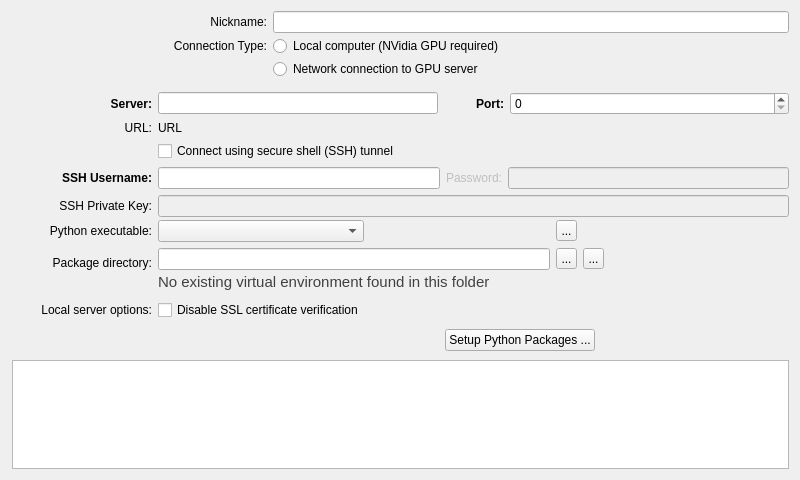
<?xml version="1.0" encoding="UTF-8"?>
<ui version="4.0">
 <class>DeepLearningServerEditor</class>
 <widget class="QWidget" name="DeepLearningServerEditor">
  <property name="geometry">
   <rect>
    <x>0</x>
    <y>0</y>
    <width>800</width>
    <height>480</height>
   </rect>
  </property>
  <property name="minimumSize">
   <size>
    <width>800</width>
    <height>480</height>
   </size>
  </property>
  <property name="windowTitle">
   <string>Dialog</string>
  </property>
  <property name="styleSheet">
   <string notr="true"/>
  </property>
  <layout class="QGridLayout" name="gridLayout" columnstretch="0,0,0">
   <property name="leftMargin">
    <number>12</number>
   </property>
   <property name="horizontalSpacing">
    <number>6</number>
   </property>
   <property name="verticalSpacing">
    <number>3</number>
   </property>
   <item row="4" column="0" colspan="3">
    <widget class="QWidget" name="grpRemote" native="true">
     <layout class="QGridLayout" name="gridLayout_3" columnstretch="0,1,0,1" columnminimumwidth="140,130,60,130">
      <property name="leftMargin">
       <number>0</number>
      </property>
      <property name="topMargin">
       <number>0</number>
      </property>
      <property name="rightMargin">
       <number>0</number>
      </property>
      <property name="bottomMargin">
       <number>0</number>
      </property>
      <property name="spacing">
       <number>6</number>
      </property>
      <item row="1" column="1">
       <widget class="QLineEdit" name="inHostname"/>
      </item>
      <item row="5" column="0" colspan="4">
       <widget class="QWidget" name="grpSSH" native="true">
        <property name="styleSheet">
         <string notr="true"/>
        </property>
        <layout class="QGridLayout" name="gridLayout_2" columnstretch="0,1,0,1" columnminimumwidth="140,0,0,0">
         <property name="leftMargin">
          <number>0</number>
         </property>
         <property name="topMargin">
          <number>0</number>
         </property>
         <property name="rightMargin">
          <number>0</number>
         </property>
         <property name="bottomMargin">
          <number>0</number>
         </property>
         <property name="spacing">
          <number>6</number>
         </property>
         <item row="1" column="3">
          <widget class="QLineEdit" name="inSSHPassword">
           <property name="enabled">
            <bool>false</bool>
           </property>
          </widget>
         </item>
         <item row="1" column="2">
          <widget class="QLabel" name="lblSSHPassword">
           <property name="enabled">
            <bool>false</bool>
           </property>
           <property name="text">
            <string>Password:</string>
           </property>
           <property name="alignment">
            <set>Qt::AlignmentFlag::AlignRight|Qt::AlignmentFlag::AlignTrailing|Qt::AlignmentFlag::AlignVCenter</set>
           </property>
          </widget>
         </item>
         <item row="2" column="1" colspan="3">
          <widget class="QLineEdit" name="inSSHPrivateKey">
           <property name="enabled">
            <bool>false</bool>
           </property>
          </widget>
         </item>
         <item row="2" column="0">
          <widget class="QLabel" name="lblSSHPrivateKey">
           <property name="text">
            <string>SSH Private Key:</string>
           </property>
           <property name="alignment">
            <set>Qt::AlignmentFlag::AlignRight|Qt::AlignmentFlag::AlignTrailing|Qt::AlignmentFlag::AlignVCenter</set>
           </property>
          </widget>
         </item>
         <item row="1" column="0">
          <widget class="QLabel" name="lblSSHUsername">
           <property name="styleSheet">
            <string notr="true">font-weight:bold;</string>
           </property>
           <property name="text">
            <string>SSH Username:</string>
           </property>
           <property name="alignment">
            <set>Qt::AlignmentFlag::AlignRight|Qt::AlignmentFlag::AlignTrailing|Qt::AlignmentFlag::AlignVCenter</set>
           </property>
          </widget>
         </item>
         <item row="1" column="1">
          <widget class="QLineEdit" name="inSSHUsername"/>
         </item>
        </layout>
       </widget>
      </item>
      <item row="1" column="3">
       <widget class="QSpinBox" name="inPort">
        <property name="maximum">
         <number>99999</number>
        </property>
       </widget>
      </item>
      <item row="2" column="0">
       <widget class="QLabel" name="lblURL">
        <property name="text">
         <string>URL:</string>
        </property>
        <property name="alignment">
         <set>Qt::AlignmentFlag::AlignRight|Qt::AlignmentFlag::AlignTrailing|Qt::AlignmentFlag::AlignVCenter</set>
        </property>
       </widget>
      </item>
      <item row="1" column="0">
       <widget class="QLabel" name="lblHostname">
        <property name="styleSheet">
         <string notr="true">font-weight:bold;</string>
        </property>
        <property name="text">
         <string>Server:</string>
        </property>
        <property name="alignment">
         <set>Qt::AlignmentFlag::AlignRight|Qt::AlignmentFlag::AlignTrailing|Qt::AlignmentFlag::AlignVCenter</set>
        </property>
       </widget>
      </item>
      <item row="3" column="1" colspan="3">
       <widget class="QCheckBox" name="chkTunnel">
        <property name="text">
         <string>Connect using secure shell (SSH) tunnel</string>
        </property>
       </widget>
      </item>
      <item row="1" column="2">
       <widget class="QLabel" name="lblPort">
        <property name="styleSheet">
         <string notr="true">font-weight:bold;</string>
        </property>
        <property name="text">
         <string>Port:</string>
        </property>
        <property name="alignment">
         <set>Qt::AlignmentFlag::AlignRight|Qt::AlignmentFlag::AlignTrailing|Qt::AlignmentFlag::AlignVCenter</set>
        </property>
       </widget>
      </item>
      <item row="2" column="1">
       <widget class="QLabel" name="outURL">
        <property name="text">
         <string>URL</string>
        </property>
        <property name="openExternalLinks">
         <bool>true</bool>
        </property>
       </widget>
      </item>
      <item row="0" column="0">
       <spacer name="verticalSpacer_4">
        <property name="orientation">
         <enum>Qt::Orientation::Vertical</enum>
        </property>
        <property name="sizeType">
         <enum>QSizePolicy::Policy::Fixed</enum>
        </property>
        <property name="sizeHint" stdset="0">
         <size>
          <width>20</width>
          <height>10</height>
         </size>
        </property>
       </spacer>
      </item>
     </layout>
    </widget>
   </item>
   <item row="0" column="1" colspan="2">
    <widget class="QLineEdit" name="inNickname"/>
   </item>
   <item row="0" column="0">
    <widget class="QLabel" name="label_9">
     <property name="text">
      <string>Nickname:</string>
     </property>
     <property name="alignment">
      <set>Qt::AlignmentFlag::AlignRight|Qt::AlignmentFlag::AlignTrailing|Qt::AlignmentFlag::AlignVCenter</set>
     </property>
    </widget>
   </item>
   <item row="5" column="0" colspan="3">
    <widget class="QWidget" name="grpLocal" native="true">
     <layout class="QGridLayout" name="gridLayout_4" rowstretch="0,0,0,0,0,0,0,0" columnstretch="0,0,0,0,0,0">
      <property name="leftMargin">
       <number>0</number>
      </property>
      <property name="topMargin">
       <number>0</number>
      </property>
      <property name="rightMargin">
       <number>0</number>
      </property>
      <property name="bottomMargin">
       <number>0</number>
      </property>
      <property name="horizontalSpacing">
       <number>6</number>
      </property>
      <property name="verticalSpacing">
       <number>3</number>
      </property>
      <item row="2" column="1" colspan="2">
       <widget class="QLineEdit" name="inPythonVEnv">
        <property name="toolTip">
         <string>This is the location where Python packages needed to run the ITK-SNAP deep learning extension server will be installed.</string>
        </property>
       </widget>
      </item>
      <item row="6" column="1" colspan="4">
       <widget class="QWidget" name="widget" native="true">
        <layout class="QHBoxLayout" name="horizontalLayout">
         <property name="topMargin">
          <number>6</number>
         </property>
         <property name="bottomMargin">
          <number>6</number>
         </property>
         <item>
          <spacer name="horizontalSpacer">
           <property name="orientation">
            <enum>Qt::Orientation::Horizontal</enum>
           </property>
           <property name="sizeHint" stdset="0">
            <size>
             <width>40</width>
             <height>20</height>
            </size>
           </property>
          </spacer>
         </item>
         <item>
          <widget class="QPushButton" name="btnConfigurePackages">
           <property name="toolTip">
            <string>This will install (or re-install) the Python packages needed to run the ITK-SNAP deep learning extensions server locally.</string>
           </property>
           <property name="text">
            <string>Setup Python Packages ...</string>
           </property>
          </widget>
         </item>
        </layout>
       </widget>
      </item>
      <item row="0" column="1">
       <widget class="QComboBox" name="inPythonExe">
        <property name="toolTip">
         <string>Select the Python interpreter that will be used to run the local ITK-SNAP deep learning extensions server.</string>
        </property>
       </widget>
      </item>
      <item row="4" column="0">
       <spacer name="verticalSpacer_3">
        <property name="orientation">
         <enum>Qt::Orientation::Vertical</enum>
        </property>
        <property name="sizeType">
         <enum>QSizePolicy::Policy::Fixed</enum>
        </property>
        <property name="sizeHint" stdset="0">
         <size>
          <width>20</width>
          <height>6</height>
         </size>
        </property>
       </spacer>
      </item>
      <item row="7" column="0" colspan="6">
       <widget class="QProcessOutputTextWidget" name="txtInstallLog"/>
      </item>
      <item row="5" column="1">
       <widget class="QCheckBox" name="chkNoSSLVerify">
        <property name="toolTip">
         <string>This will allow the local ITK-SNAP deep learning extension server to download trained models from huggingface.co without SSL certificate verification. Turn on this option if you encounter errors related to invalid or missing SSL certificates.</string>
        </property>
        <property name="text">
         <string>Disable SSL certificate verification</string>
        </property>
       </widget>
      </item>
      <item row="0" column="0">
       <widget class="QLabel" name="lblPythonVEnv_2">
        <property name="text">
         <string>Python executable:</string>
        </property>
        <property name="alignment">
         <set>Qt::AlignmentFlag::AlignRight|Qt::AlignmentFlag::AlignTrailing|Qt::AlignmentFlag::AlignVCenter</set>
        </property>
        <property name="wordWrap">
         <bool>true</bool>
        </property>
       </widget>
      </item>
      <item row="2" column="4">
       <widget class="QToolButton" name="btnResetVEnvFolderToDefault">
        <property name="maximumSize">
         <size>
          <width>21</width>
          <height>21</height>
         </size>
        </property>
        <property name="toolTip">
         <string>Use the default location for installing Python packages needed to run the ITK-SNAP deep learning extension server.</string>
        </property>
        <property name="text">
         <string>...</string>
        </property>
        <property name="icon">
         <iconset theme="QIcon::ThemeIcon::ViewRefresh"/>
        </property>
       </widget>
      </item>
      <item row="2" column="3">
       <widget class="QToolButton" name="btnFindVEnvFolder">
        <property name="maximumSize">
         <size>
          <width>21</width>
          <height>21</height>
         </size>
        </property>
        <property name="toolTip">
         <string>Select the location where Python packages needed to run the ITK-SNAP deep learning extension server will be installed.</string>
        </property>
        <property name="text">
         <string>...</string>
        </property>
        <property name="icon">
         <iconset theme="QIcon::ThemeIcon::DocumentOpen"/>
        </property>
       </widget>
      </item>
      <item row="0" column="3">
       <widget class="QToolButton" name="btnFindPythonExe">
        <property name="maximumSize">
         <size>
          <width>21</width>
          <height>21</height>
         </size>
        </property>
        <property name="toolTip">
         <string>Select the Python interpreter from a custom location.</string>
        </property>
        <property name="text">
         <string>...</string>
        </property>
        <property name="icon">
         <iconset theme="QIcon::ThemeIcon::DocumentOpen"/>
        </property>
       </widget>
      </item>
      <item row="1" column="0" rowspan="2">
       <widget class="QLabel" name="lblPythonVEnv">
        <property name="maximumSize">
         <size>
          <width>140</width>
          <height>16777215</height>
         </size>
        </property>
        <property name="text">
         <string>Package directory:</string>
        </property>
        <property name="alignment">
         <set>Qt::AlignmentFlag::AlignBottom|Qt::AlignmentFlag::AlignRight|Qt::AlignmentFlag::AlignTrailing</set>
        </property>
        <property name="wordWrap">
         <bool>false</bool>
        </property>
       </widget>
      </item>
      <item row="3" column="1" colspan="4">
       <widget class="QLabel" name="lblPythonVEnvStatus">
        <property name="styleSheet">
         <string notr="true">font-size:11pt;
color: rgb(64, 64, 64);</string>
        </property>
        <property name="text">
         <string>No existing virtual environment found in this folder</string>
        </property>
       </widget>
      </item>
      <item row="5" column="0">
       <widget class="QLabel" name="lblPythonVEnv_3">
        <property name="text">
         <string>Local server options:</string>
        </property>
        <property name="alignment">
         <set>Qt::AlignmentFlag::AlignRight|Qt::AlignmentFlag::AlignTrailing|Qt::AlignmentFlag::AlignVCenter</set>
        </property>
        <property name="wordWrap">
         <bool>true</bool>
        </property>
       </widget>
      </item>
     </layout>
    </widget>
   </item>
   <item row="1" column="0">
    <widget class="QLabel" name="label_15">
     <property name="text">
      <string>Connection Type:</string>
     </property>
     <property name="alignment">
      <set>Qt::AlignmentFlag::AlignRight|Qt::AlignmentFlag::AlignTrailing|Qt::AlignmentFlag::AlignVCenter</set>
     </property>
    </widget>
   </item>
   <item row="2" column="1">
    <widget class="QRadioButton" name="radioConnRemote">
     <property name="text">
      <string>Network connection to GPU server</string>
     </property>
    </widget>
   </item>
   <item row="1" column="1" colspan="2">
    <widget class="QRadioButton" name="radioConnLocal">
     <property name="text">
      <string>Local computer (NVidia GPU required)</string>
     </property>
    </widget>
   </item>
   <item row="6" column="0">
    <spacer name="verticalSpacer">
     <property name="orientation">
      <enum>Qt::Orientation::Vertical</enum>
     </property>
     <property name="sizeHint" stdset="0">
      <size>
       <width>20</width>
       <height>40</height>
      </size>
     </property>
    </spacer>
   </item>
  </layout>
 </widget>
 <customwidgets>
  <customwidget>
   <class>QProcessOutputTextWidget</class>
   <extends>QTextEdit</extends>
   <header>QProcessOutputTextWidget.h</header>
  </customwidget>
 </customwidgets>
 <tabstops>
  <tabstop>inNickname</tabstop>
  <tabstop>radioConnLocal</tabstop>
  <tabstop>inHostname</tabstop>
  <tabstop>inPort</tabstop>
  <tabstop>inSSHUsername</tabstop>
  <tabstop>inSSHPassword</tabstop>
  <tabstop>inSSHPrivateKey</tabstop>
  <tabstop>inPythonExe</tabstop>
  <tabstop>btnFindPythonExe</tabstop>
  <tabstop>inPythonVEnv</tabstop>
  <tabstop>btnFindVEnvFolder</tabstop>
  <tabstop>btnResetVEnvFolderToDefault</tabstop>
  <tabstop>chkNoSSLVerify</tabstop>
  <tabstop>btnConfigurePackages</tabstop>
  <tabstop>txtInstallLog</tabstop>
  <tabstop>chkTunnel</tabstop>
 </tabstops>
 <resources/>
 <connections/>
</ui>
